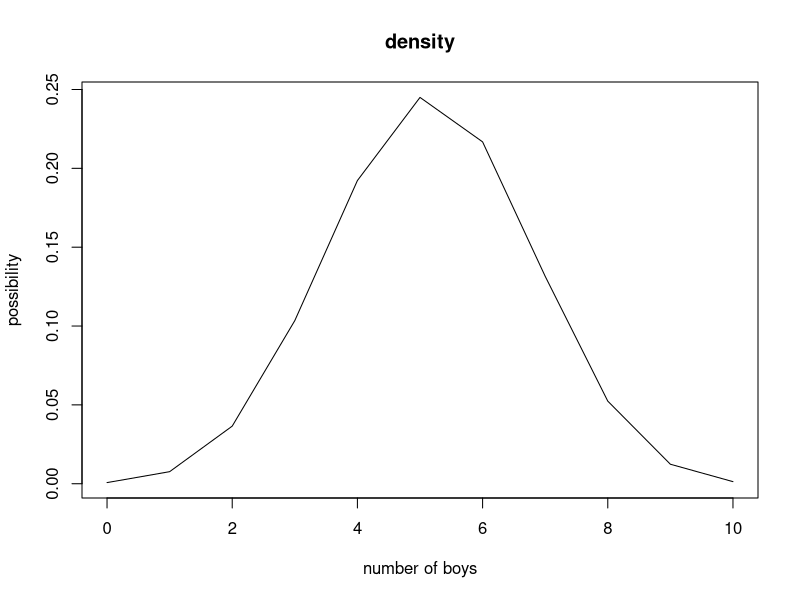
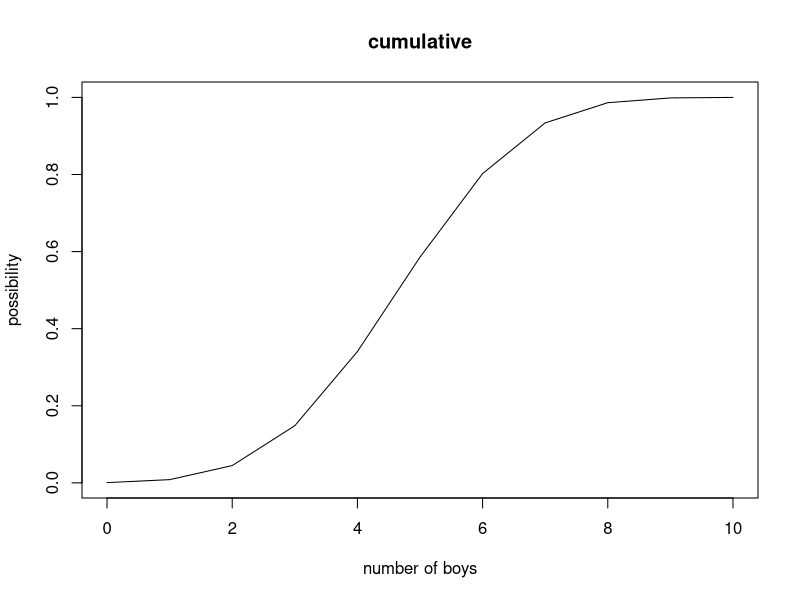
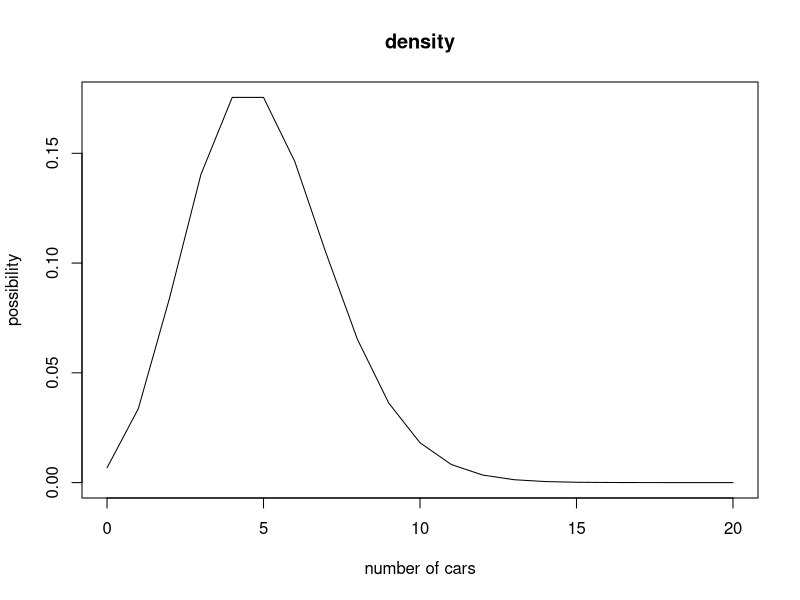

Generate these figures, in order, with R:
install.packages('dplyr')
library(dplyr)
library(MASS)
df <- Cars93
head(df)

df.training <- sample_n(df,40)                                          ##select 40 cars for training dataset
df.test <- setdiff(df,df.training)                                      ##remaining 53 cars as the test dataset
write.csv(df.training,"carstraining")                                   ##save datasets as csv files
write.csv(df.test,"carstest")
nrow(df.training[df.training$Origin == "USA",])                         ##find out the number of usa and non-usa cars
nrow(df.training[df.training$Origin == "non-USA",])

Birth1 <- sample(c('boy','girl'),10,replace = TRUE,prob = c(0.515,0.485))
print(Birth1)
table(Birth1)
Birth2 <- sample(c('boy','girl'),10000,replace = TRUE,prob = c(0.515,0.485))
print(Birth2)
table(Birth2)

dbinom(3,size = 10,prob = 0.515)
dbinom(8,size = 10,prob = 0.515)+pbinom(8,size = 10,prob = 0.515,lower.tail = FALSE)
x <- 0:10                                                                ##plot the function
y <- dbinom(x,size = 10,prob = 0.515)
yy <- pbinom(x,size = 10,prob = 0.515)
plot(x,y,type = "l",main = 'density',xlab = 'number of boys',ylab = 'possibility')
plot(x,yy,type = "l",main = 'cumulative',xlab = 'number of boys',ylab = 'possibility')

dpois(4,lambda = 5)
ppois(5,lambda = 5,lower.tail = FALSE)
p <- 0:20                                                                 ##plot the function
q <- dpois(p,lambda = 5)
plot(p,q,type = 'l',main = 'density',xlab = 'number of cars',ylab = 'possibility')
